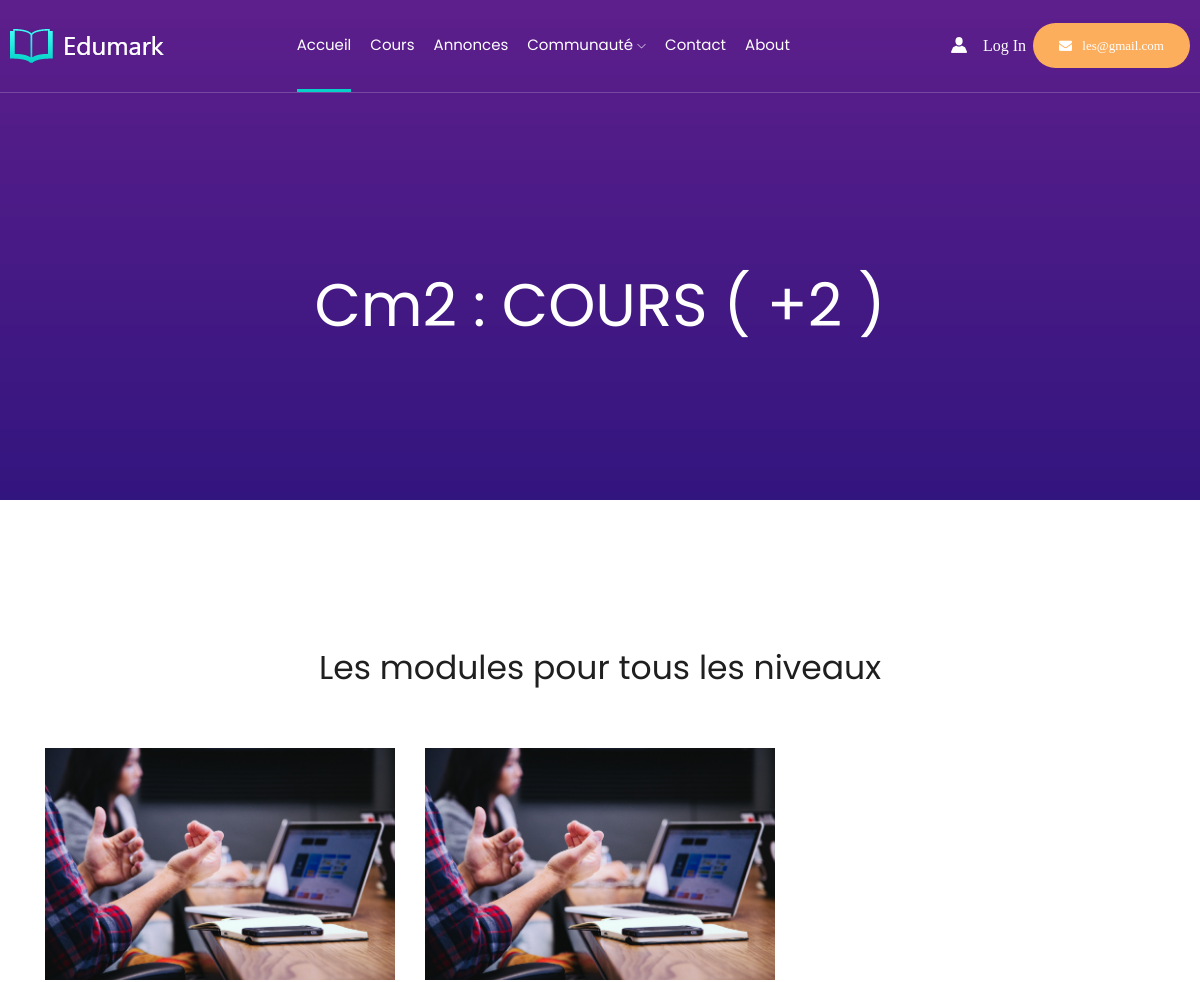
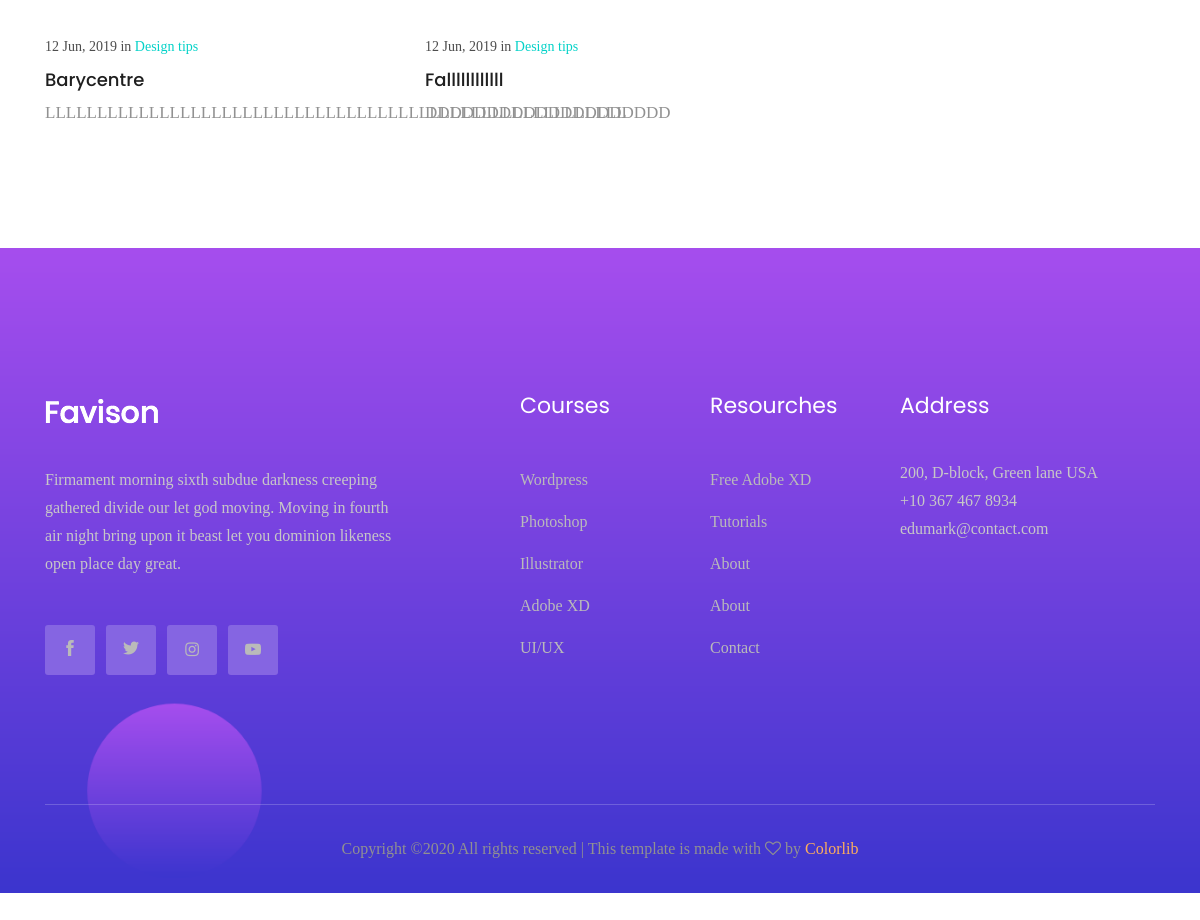
Screenshot of /cours/Cm2/Mathemathique with the database file from the repository (2 pictures, top to bottom).
### Membre/models.py (models this page shows)
class Cours(models.Model):
    titre = models.CharField(max_length=50)
    description = models.TextField()
    categorie = models.CharField(max_length=50)
    niveau = models.CharField(max_length=50)

### Cours/views.py (the view)
# urls.py: path('<slug:niveau>/<str:categorie>',views.Cours_liste, name = "Cours_liste" ),
def Cours_liste(request, niveau, categorie):
    niveau = niveau
    categorie = categorie
    cours = Cours.objects.filter(Q(niveau = niveau), Q(categorie = categorie))
    som = cours.count()
    paginator = Paginator(cours, 12)
    page = request.GET.get('page', 1)
    try:
            cours = paginator.page(page)
    except PageNotAnInteger:
            cours = paginator.page(1)
    except EmptyPage:
            cours = paginator.page(paginator.num_pages)
    return render(request, "Cours/cours_liste.html", locals())

### Templates/Cours/cours_liste.html (shortened to what this page needs)
{% extends "Layouts/base.html" %}
{% block content %}
{% load static %}
 <div class="bradcam_area breadcam_bg overlay2 mb-5">
    <h3>Cm2 : COURS ( +{{som}} )</h3>
</div>
<div class="our_latest_blog" style="margin-top: -100px;">
  <div class="container">
      <div class="row">
          <div class="col-xl-12">
              <div class="section_title text-center mb-100">
                  <h3>Les modules pour tous les niveaux</h3>
              </div>
          </div>
      </div>
      <div class="row">
          {% for i in cours %}
              <div class="col-xl-4 col-md-4">
                  <div class="single_latest_blog">
                      <div class="thumb">
                        <a href ="{% url 'Cours_details' i.niveau i.categorie i.titre %}">  <img src="{% static 'img/latest_blog/1.png' %}" alt=""></a>
                      </div>
                      <div class="content_blog">
                        <div class="date">
                            <p>12 Jun, 2019 in <a href="#">Design tips</a></p>
                        </div>
                        <div class="blog_meta">
                            <h3><a href="{% url 'Cours_details' i.niveau i.categorie i.titre %}">{{i.titre}}</a></h3>
                        </div>
                        <p class="blog_text">
                            {{i.description}}
                        </p>
                     </div>
                  </div>
              </div>
          {% endfor %}
      </div>
  </div>
{% endblock content %}

### rows the page displays
Cours: titre "Barycentre", description "LLLLLLLLLLLLLLLLLLLLLLLLLLLLLLLLLLLLLLLLLLLLLLLLLLLLLLLL"
Cours: titre "Fallllllllllll", description "DDDDDDDDDDDDDDDDDDDD"

### other values shown
{{ som }} "2"
